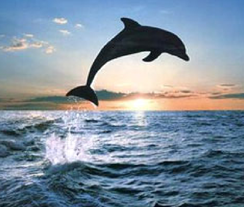
#> input picture ht.png, 244 x 207 px, shrunk from 865 x 734 before the run
$ python seam_carving.py   (older library calls are emulated)
#> lines starting #> are read from the running program, lines starting #| are printed output that depends on the picture
# -*- coding: utf-8 -*-
"""
Created on Sat Mar 23 10:05:05 2019

@author: zxh
"""

import cv2
import numpy as np
from tqdm import trange

#计算图像能量图（energy function为el(I),使用Scharr滤波）
def calc_energy(img):
       b, g, r = cv2.split(img)
       b_energy = np.absolute(cv2.Scharr(b, -1, 1, 0)) + np.absolute(cv2.Scharr(b, -1, 0, 1))
       g_energy = np.absolute(cv2.Scharr(g, -1, 1, 0)) + np.absolute(cv2.Scharr(g, -1, 0, 1))
       r_energy = np.absolute(cv2.Scharr(r, -1, 1, 0)) + np.absolute(cv2.Scharr(r, -1, 0, 1))
       return b_energy + g_energy + r_energy


#动态规划，寻找每个像素上可见的能量最小值，用backtrack记录路径
def minimum_seam(img):
    r, c, x = img.shape
    energy_map = calc_energy(img)
    M = energy_map.copy() #创建2D数组M,存储该像素上的最小能量值
    backtrack = np.zeros_like(M, dtype=np.int)
    for i in range(1, r):  #从第二行开始
        for j in range(0, c):# 从第一列开始，且处理图像的左侧边缘，确保不会索引-1
            # 线条上的每个像素必须在边缘或拐角处彼此相连，论文证明了不连续的情况效果很差
            if j == 0:
                idx = np.argmin(M[i-1, j:j + 2]) # 找该像素点上面两个相邻点的最小值
                backtrack[i, j] = idx + j      # backtrack记录该像素点之前的能量小点纵坐标，之后回溯
                min_energy = M[i-1, idx + j]   # 得到最小能量点存入M,以空间换时间
            else:
                idx = np.argmin(M[i - 1, j - 1:j + 2]) #找该像素点上面三个相邻点的最小值
                backtrack[i, j] = idx + j - 1
                min_energy = M[i - 1, idx + j - 1]
            M[i, j] += min_energy  #存储该像素上可见的最小能量值
    return M, backtrack

#移除或增加能量最小线
def carve_seam(img):
    r, c, x = img.shape
    M, backtrack = minimum_seam(img)
    output = np.zeros((r, c - 1, 3))
    j = np.argmin(M[-1])   # 从最后一行开始回溯，j为最后一行最小值纵坐标
    for i in reversed(range(r)): # 从最后一行向前
        output[i, : ,0] = np.delete(img[i, : , 0], [j]) # 三个通道
        output[i, : ,1] = np.delete(img[i, : , 1], [j])
        output[i, : ,2] = np.delete(img[i, : , 2], [j])
        j = backtrack[i, j]
    return output

def add_seam(img):
    r, c, x = img.shape
    M, backtrack = minimum_seam(img)
    output = np.zeros((r, c + 1, 3))
    j = np.argmin(M[-1])   # 从最后一行开始回溯，j为最后一行最小值纵坐标
    for i in reversed(range(r)): # 从最后一行向前
        for ch in range(3):        #三个通道
            output[i, : j, ch] = img[i, : j, ch]    #其左边j-1个像素不变
            output[i, j + 1:, ch] = img[i, j:, ch]  # 其右部分依次右移一个像素点
        j = backtrack[i, j]
    return output

#纵向变化
def change_c(img, scale_c):   #scale_c为缩减后的比例
    r, c, x = img.shape
    new_c = int(scale_c * c)  #新的宽度
    if scale_c < 1:
        for i in trange(c - new_c): #通过循环每次缩减一个像素直到到新的宽度，显示进度条
            img = carve_seam(img)
        return img
    elif scale_c >= 1:
        for i in trange(new_c - c): #通过循环每次增加一个像素直到到新的宽度，显示进度条
            img = add_seam(img)
        ou_filename = "./htc.png"    #标注seam的图
        cv2.imwrite(ou_filename,img)  # 保存改变后的图片
        r, c, x = img.shape
        for i in range(r):
            for j in range(c):
                if (img[i][j]==[0,0,0]).all():  #三个通道均为黑色即为seam
                    img[i][j] = img[i][j-1]     #补全该像素
        return img

#横向变化
def change_r(img, scale_r):
    img = np.rot90(img, 1, (0, 1)) # 旋转90度
    img = change_c(img, scale_r)   # 用crop_c方法
    img = np.rot90(img, 3, (0, 1))  # 旋转270度回原图
    return img

def main():
    scale_r = float(0.95)          # 行变化比例系数
    scale_c = float(1.05)           # 列变化比例系数
    in_filename ="./ht.png"            #original
    out_filename = "./htb.png"        #result
    eng_filename = "./hte.png"       #energy_map
    img = cv2.imread(in_filename)   # 读入图片
#> img is the input picture: shape (207, 244, 3); mean B, G, R 157.5, 143.2, 127.6
    out = change_r(img, scale_r)    # 改变行
#> the loop in change_c, `for i in trange(c - new_c):` made 11 passes
#> pass 1, in calc_energy, `b_energy = np.absolute(cv2.Scharr(b, -1, 1, 0)) + np.absolute(cv2.Scha..`:
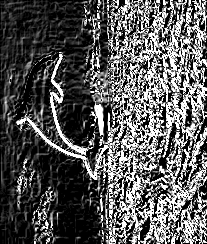
#> b_energy: shape (244, 207); min 0, max 255, mean 88.7
#> after the loop in change_c, `for i in trange(c - new_c):`:
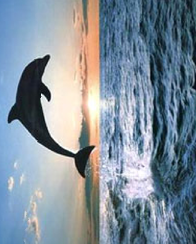
#> img: shape (244, 196, 3) float64; mean of channels 0, 1, 2 155.3, 142.9, 128.9; drawn as B, G, R
    out = change_c(out, scale_c)    # 改变列
#> call 2 of change_c, with scale_c = 1.05
#> the loop in change_c (call 2), `for i in trange(new_c - c):` made 12 passes
#> pass 1, in calc_energy (call 12), `b_energy = np.absolute(cv2.Scharr(b, -1, 1, 0)) + np.absolute(cv2.Scha..`:
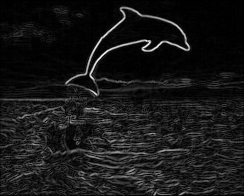
#> b_energy: shape (196, 244) float64; min 0, max 5218, mean 488.8; drawn with min black and max white
#> after the loop in change_c (call 2), `for i in range(r):`:
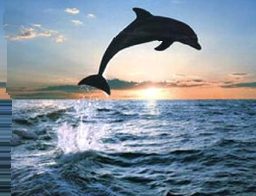
#> img: shape (196, 256, 3) float64; mean of channels 0, 1, 2 154.5, 141.9, 127.5; drawn as B, G, R
    energy_map = calc_energy(out)   #保存能量图
#> in calc_energy (call 24), `b, g, r = cv2.split(img)`:
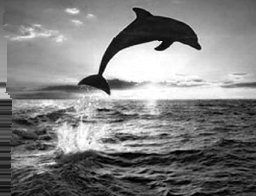
#> r: shape (196, 256) float64; min 0, max 255, mean 127.5
#> in calc_energy (call 24), `r_energy = np.absolute(cv2.Scharr(r, -1, 1, 0)) + np.absolute(cv2.Scha..`:
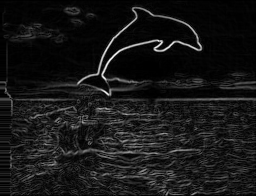
#> r_energy: shape (196, 256) float64; min 0, max 5400, mean 490; drawn with min black and max white
    cv2.imwrite(out_filename, out)  # 保存改变后的图片
    cv2.imwrite(eng_filename, energy_map) # 保存能量图
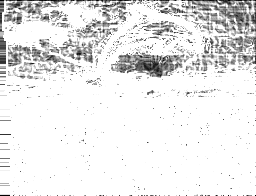
#> saved as hte.png: shape (196, 256); min 0, max 255, mean 232.4
    print(img.shape)                  #原始图片形状
#| (207, 244, 3)
    print(out.shape)                #改变后图片形状
#| (196, 256, 3)

if __name__ == '__main__':
    main()
